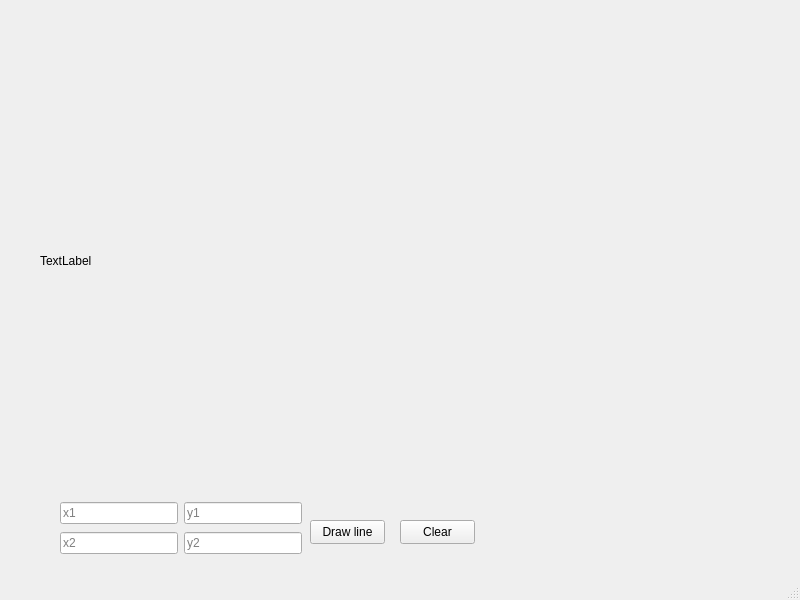
<?xml version="1.0" encoding="UTF-8"?>
<ui version="4.0">
 <class>MainWindow</class>
 <widget class="QMainWindow" name="MainWindow">
  <property name="geometry">
   <rect>
    <x>0</x>
    <y>0</y>
    <width>800</width>
    <height>600</height>
   </rect>
  </property>
  <property name="windowTitle">
   <string>MainWindow</string>
  </property>
  <widget class="QWidget" name="centralwidget">
   <widget class="QPushButton" name="buttonDrawLine">
    <property name="geometry">
     <rect>
      <x>310</x>
      <y>520</y>
      <width>75</width>
      <height>24</height>
     </rect>
    </property>
    <property name="text">
     <string>Draw line</string>
    </property>
   </widget>
   <widget class="QLabel" name="label">
    <property name="geometry">
     <rect>
      <x>40</x>
      <y>50</y>
      <width>561</width>
      <height>421</height>
     </rect>
    </property>
    <property name="text">
     <string>TextLabel</string>
    </property>
   </widget>
   <widget class="QPushButton" name="buttonClear">
    <property name="geometry">
     <rect>
      <x>400</x>
      <y>520</y>
      <width>75</width>
      <height>24</height>
     </rect>
    </property>
    <property name="text">
     <string>Clear</string>
    </property>
   </widget>
   <widget class="QWidget" name="">
    <property name="geometry">
     <rect>
      <x>60</x>
      <y>500</y>
      <width>242</width>
      <height>56</height>
     </rect>
    </property>
    <layout class="QVBoxLayout" name="verticalLayout">
     <item>
      <layout class="QHBoxLayout" name="horizontalLayout">
       <item>
        <widget class="QLineEdit" name="lineX1">
         <property name="placeholderText">
          <string>x1</string>
         </property>
        </widget>
       </item>
       <item>
        <widget class="QLineEdit" name="lineY1">
         <property name="placeholderText">
          <string>y1</string>
         </property>
        </widget>
       </item>
      </layout>
     </item>
     <item>
      <layout class="QHBoxLayout" name="horizontalLayout_2">
       <item>
        <widget class="QLineEdit" name="lineX2">
         <property name="placeholderText">
          <string>x2</string>
         </property>
        </widget>
       </item>
       <item>
        <widget class="QLineEdit" name="lineY2">
         <property name="placeholderText">
          <string>y2</string>
         </property>
        </widget>
       </item>
      </layout>
     </item>
    </layout>
   </widget>
  </widget>
  <widget class="QMenuBar" name="menubar">
   <property name="geometry">
    <rect>
     <x>0</x>
     <y>0</y>
     <width>800</width>
     <height>22</height>
    </rect>
   </property>
  </widget>
  <widget class="QStatusBar" name="statusbar"/>
 </widget>
 <resources/>
 <connections/>
</ui>
